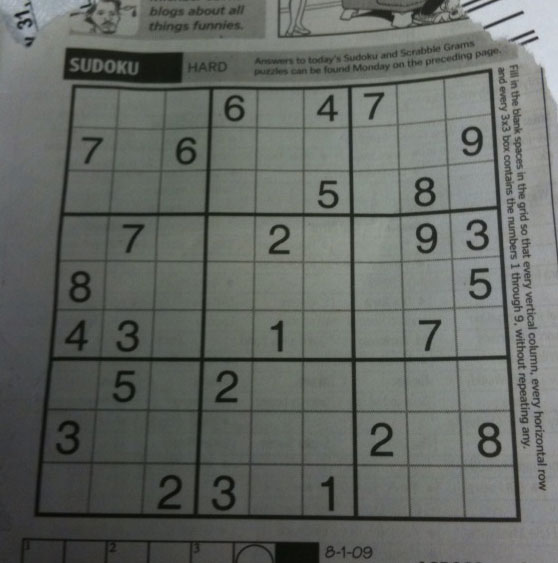
#> input picture ejercicio_1_procesamiento_visual/data/sudoku.png, 558 x 563 px
$ python main.py   (older library calls are emulated)
#> lines starting #> are read from the running program, lines starting #| are printed output that depends on the picture; after the words box and inside, x2 and y2 are one past the last pixel; in counts of white or black regions, pixels touching at a corner belong together
"""
Ejercicio 1 - Procesamiento visual e IA
Requisitos:
1. Cargar imagen/video
2. Escala de grises
3. Otro espacio de color (HSV)
4. Suavizado (Gaussiano)
5. Detección de bordes (Canny)
6. Segmentación/detección (umbralización + contornos)
7. Guardar resultados intermedios y finales
8. Documentar parámetros
"""

import cv2
import numpy as np
import os

# ------------------------------------------------------------
# 0. Configuración: rutas y parámetros
# ------------------------------------------------------------
# Obtén la carpeta donde está este script (src)
BASE_DIR = os.path.dirname(os.path.abspath(__file__))
# La imagen está en la carpeta 'data' al mismo nivel que 'src'
INPUT_IMAGE = os.path.join(BASE_DIR, "../data/sudoku.png")
# Los resultados se guardarán en 'resultados' al mismo nivel que 'src'
OUTPUT_DIR = os.path.join(BASE_DIR, "../resultados")

# Asegurar que la carpeta media existe
os.makedirs(OUTPUT_DIR, exist_ok=True)

# Parámetros (justificación en README)
GAUSSIAN_KERNEL = (5, 5)   # Tamaño del kernel (impar, impar)
GAUSSIAN_SIGMA = 1.5       # Desviación estándar
CANNY_THRESH1 = 50         # Umbral inferior
CANNY_THRESH2 = 150        # Umbral superior
# Para segmentación: umbral de binarización (0-255)
BINARY_THRESH = 127

# ------------------------------------------------------------
# 1. Cargar imagen
# ------------------------------------------------------------
img = cv2.imread(INPUT_IMAGE)
#> img is the input picture: shape (563, 558, 3); mean B, G, R 99.5, 104.1, 100
if img is None:
    raise FileNotFoundError(f"No se pudo cargar la imagen: {INPUT_IMAGE}")
img_rgb = cv2.cvtColor(img, cv2.COLOR_BGR2RGB)  # para mostrar bonito

# ------------------------------------------------------------
# 2. Escala de grises
# ------------------------------------------------------------
gray = cv2.cvtColor(img, cv2.COLOR_BGR2GRAY)
cv2.imwrite(os.path.join(OUTPUT_DIR, "1_grayscale.jpg"), gray)

# ------------------------------------------------------------
# 3. Otro espacio de color: HSV (también se puede LAB)
# ------------------------------------------------------------
hsv = cv2.cvtColor(img, cv2.COLOR_BGR2HSV)
#> hsv: shape (563, 558, 3); mean H, S, V 58.5, 16.5, 104.4
cv2.imwrite(os.path.join(OUTPUT_DIR, "2_hsv.jpg"), hsv)

# (Opcional: guardar los canales HSV por separado para comparar)
h, s, v = cv2.split(hsv)
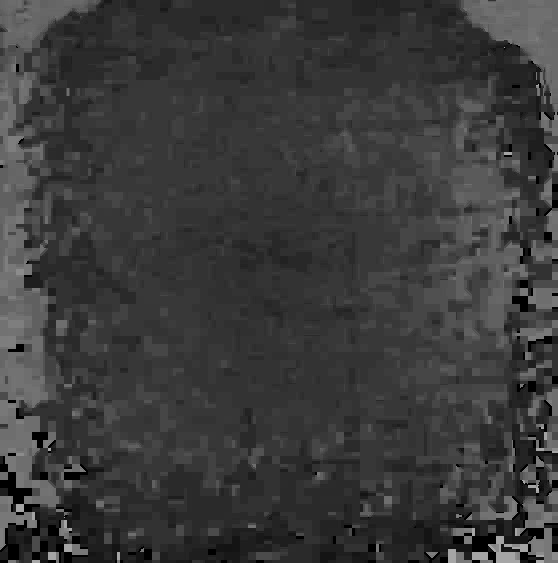
#> h: shape (563, 558); min 0, max 173, mean 58.5
cv2.imwrite(os.path.join(OUTPUT_DIR, "2_hue.jpg"), h)
cv2.imwrite(os.path.join(OUTPUT_DIR, "2_saturation.jpg"), s)
cv2.imwrite(os.path.join(OUTPUT_DIR, "2_value.jpg"), v)

# ------------------------------------------------------------
# 4. Suavizado (Filtro Gaussiano)
# ------------------------------------------------------------
blurred = cv2.GaussianBlur(gray, GAUSSIAN_KERNEL, GAUSSIAN_SIGMA)
cv2.imwrite(os.path.join(OUTPUT_DIR, "3_gaussian_blur.jpg"), blurred)

# (Alternativa: filtro de mediana, comentado)
# blurred_median = cv2.medianBlur(gray, 5)
# cv2.imwrite(os.path.join(OUTPUT_DIR, "3_median_blur.jpg"), blurred_median)

# ------------------------------------------------------------
# 5. Detección de bordes (Canny)
# ------------------------------------------------------------
edges = cv2.Canny(blurred, CANNY_THRESH1, CANNY_THRESH2)
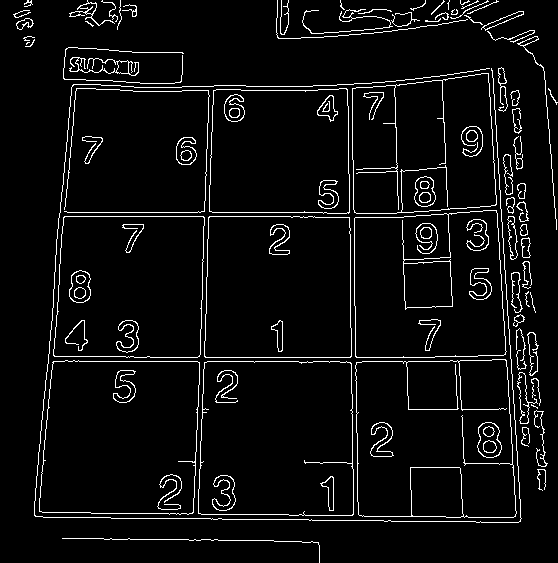
#> edges: shape (563, 558); 5.3% white in thin lines or dots
cv2.imwrite(os.path.join(OUTPUT_DIR, "4_canny_edges.jpg"), edges)

# (Alternativa: Sobel, comentado)
# sobelx = cv2.Sobel(blurred, cv2.CV_64F, 1, 0, ksize=3)
# sobely = cv2.Sobel(blurred, cv2.CV_64F, 0, 1, ksize=3)
# sobel_combined = cv2.magnitude(sobelx, sobely)
# sobel_combined = np.uint8(np.clip(sobel_combined, 0, 255))
# cv2.imwrite(os.path.join(OUTPUT_DIR, "4_sobel_edges.jpg"), sobel_combined)

# ------------------------------------------------------------
# 6. Segmentación o detección (método clásico: umbral + contornos)
# ------------------------------------------------------------
# Aplicamos umbral binario inverso para resaltar objetos
_, thresh = cv2.threshold(gray, BINARY_THRESH, 255, cv2.THRESH_BINARY_INV)
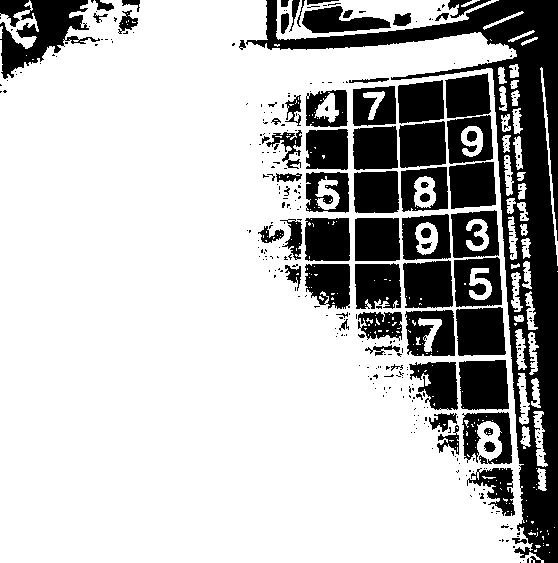
#> thresh: shape (563, 558); 74% white; 351 black regions (281 under 20 px)
cv2.imwrite(os.path.join(OUTPUT_DIR, "5_threshold_binary.jpg"), thresh)

# Encontrar contornos
contours, _ = cv2.findContours(thresh, cv2.RETR_EXTERNAL, cv2.CHAIN_APPROX_SIMPLE)
#> contours = 68 contours, 31 with area under 20; largest, box (x1, y1, x2, y2) and area: (0, 0, 544, 563) 269382, (276, 0, 499, 40) 5346, (0, 0, 39, 49) 541, (533, 411, 548, 467) 341, (517, 373, 530, 425) 321

# Dibujar contornos sobre la imagen original (copia)
img_contours = img.copy()
cv2.drawContours(img_contours, contours, -1, (0, 255, 0), 2)
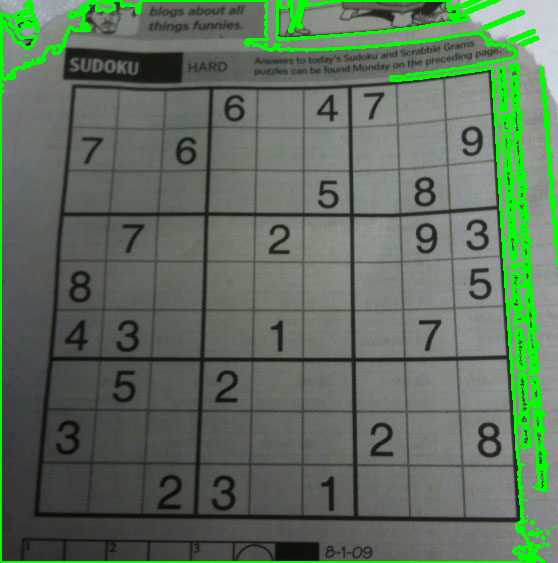
#> img_contours: shape (563, 558, 3); 5.99% of pixels changed, all inside (x1, y1, x2, y2) = (0, 0, 558, 563)
cv2.imwrite(os.path.join(OUTPUT_DIR, "6_contours_detection.jpg"), img_contours)

# Opcional: también podríamos segmentar por color en HSV (ej. detección de objetos rojos)
# Aquí mostramos un ejemplo simple de segmentación de color rojo en HSV
lower_red1 = np.array([0, 50, 50])
upper_red1 = np.array([10, 255, 255])
lower_red2 = np.array([170, 50, 50])
upper_red2 = np.array([180, 255, 255])
mask_red1 = cv2.inRange(hsv, lower_red1, upper_red1)
#> mask_red1: shape (563, 558); every value is 0
mask_red2 = cv2.inRange(hsv, lower_red2, upper_red2)
mask_red = cv2.bitwise_or(mask_red1, mask_red2)
cv2.imwrite(os.path.join(OUTPUT_DIR, "5b_red_segmentation.jpg"), mask_red)

# ------------------------------------------------------------
# 7. Guardar resultados comparativos (ya se fueron guardando)
# Adicionalmente, generamos una imagen de comparación en mosaico
# ------------------------------------------------------------
# Redimensionamos todas al mismo tamaño (por si acaso)
h, w = img.shape[:2]
#> h = 563; w = 558
images = [img_rgb, gray, hsv[:,:,0], blurred, edges, thresh]
titles = ["Original", "Grayscale", "Hue", "Gaussian Blur", "Canny Edges", "Threshold"]
# Ajustar tamaños: todas a (w, h)
resized = []
for im in images:
    if len(im.shape) == 2:
        im = cv2.cvtColor(im, cv2.COLOR_GRAY2BGR)
    else:
        im = cv2.cvtColor(im, cv2.COLOR_HSV2BGR) if im.shape[2]==3 and im is hsv[:,:,0] else im
    im = cv2.resize(im, (w, h))
    resized.append(im)
#> this loop made 6 passes
#> after the loop, resized = 6 items

# Crear mosaico 2x3
top_row = np.hstack((resized[0], resized[1], resized[2]))
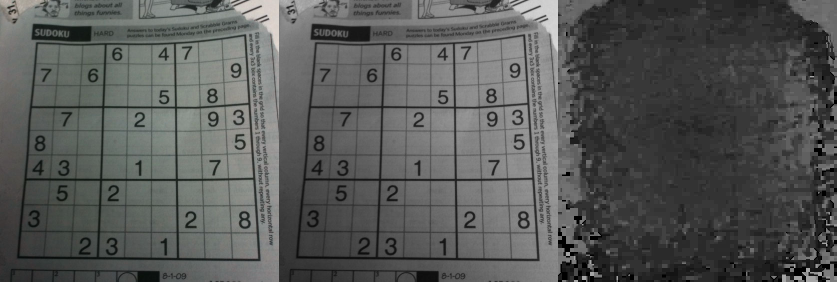
#> top_row: shape (563, 1674, 3) (shown at 1/2 size); mean of channels 0, 1, 2 87, 88.3, 86.8; drawn as B, G, R
bottom_row = np.hstack((resized[3], resized[4], resized[5]))
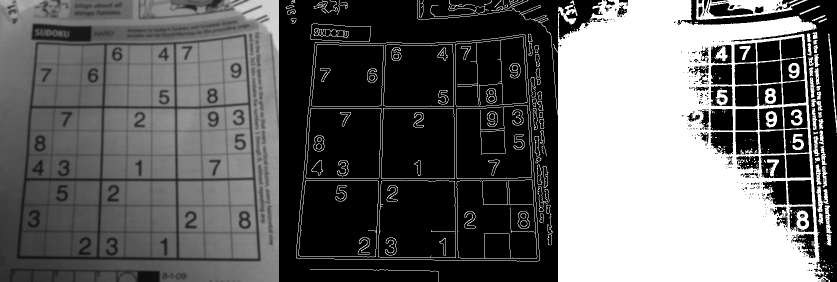
#> bottom_row: shape (563, 1674, 3) (shown at 1/2 size); min 0, max 255, mean 101.5
mosaic = np.vstack((top_row, bottom_row))
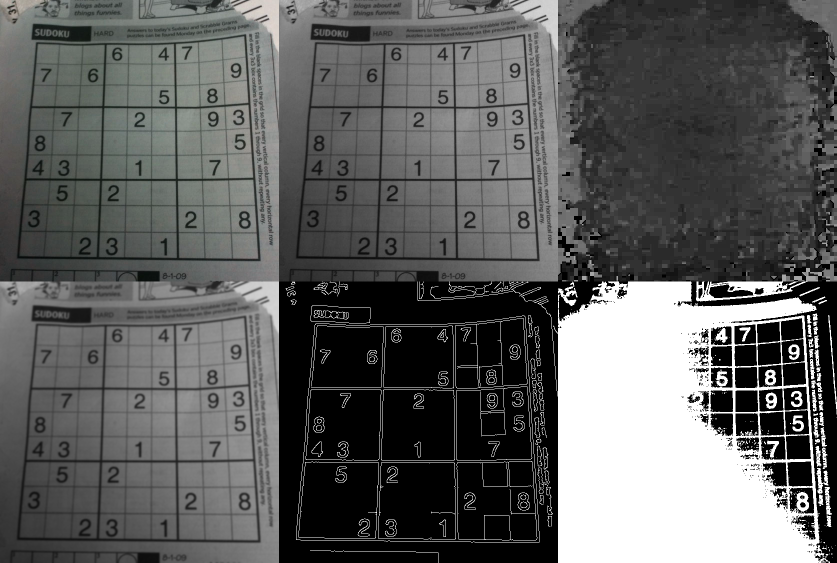
#> mosaic: shape (1126, 1674, 3) (shown at 1/2 size); mean of channels 0, 1, 2 94.2, 94.9, 94.1; drawn as B, G, R
cv2.imwrite(os.path.join(OUTPUT_DIR, "7_comparison_mosaic.jpg"), mosaic)

# ------------------------------------------------------------
# 8. Documentación en consola (para el README)
# ------------------------------------------------------------
print("=== Procesamiento completado ===")
print(f"Resultados guardados en: {OUTPUT_DIR}")
print("Parámetros utilizados:")
print(f"  - Gaussian kernel: {GAUSSIAN_KERNEL}, sigma={GAUSSIAN_SIGMA}")
print(f"  - Canny thresholds: {CANNY_THRESH1}, {CANNY_THRESH2}")
print(f"  - Binary threshold: {BINARY_THRESH}")
print("\nArchivos generados:")
for f in sorted(os.listdir(OUTPUT_DIR)):
    if f.endswith(('.jpg', '.png')):
        print(f"  - {f}")

# [6 lines of commented-out code are left out]
